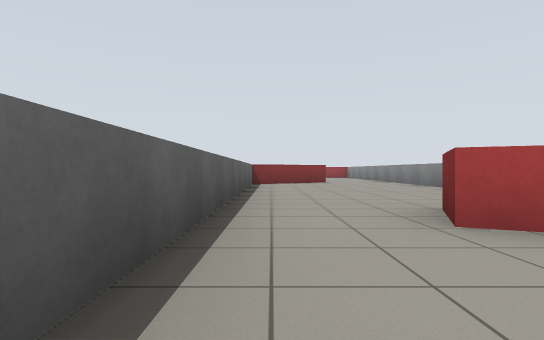
view 1 (above)

18 first-person views from a walk through a robot-simulator world made for Gazebo. The camera is 0.72 m above the floor, looks level and sees 80° across. The floor is counted in squares, 2 m on a side. Each view is taken from the middle of a square. On the plan, view 1 faces up. The plan holds only what a view shows up to about 9 squares ahead; the rest is blank. Robots are left out.

view 2
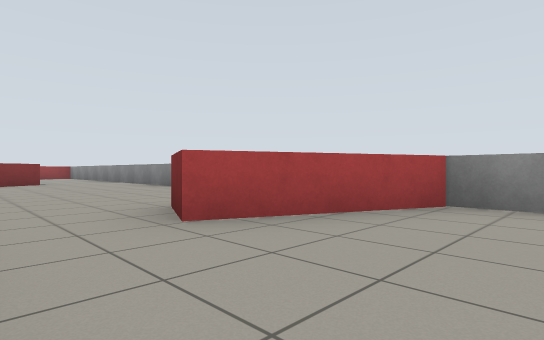

view 3
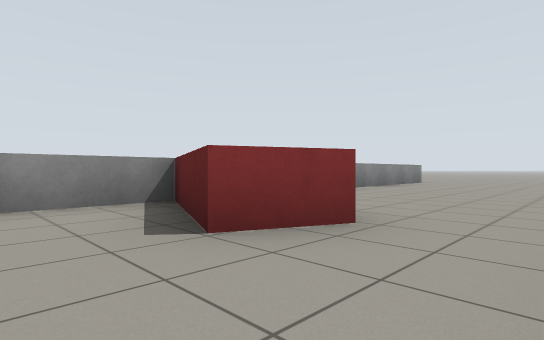

view 4
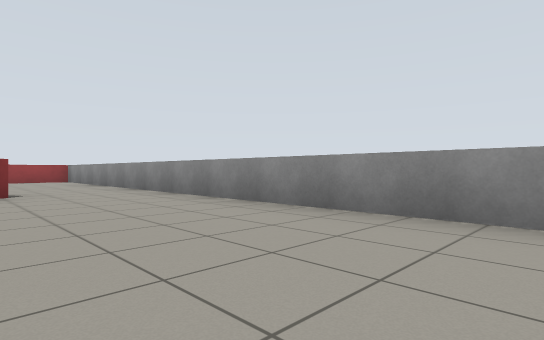

view 5
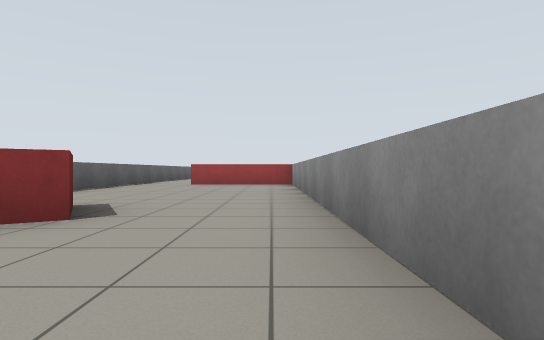

view 6
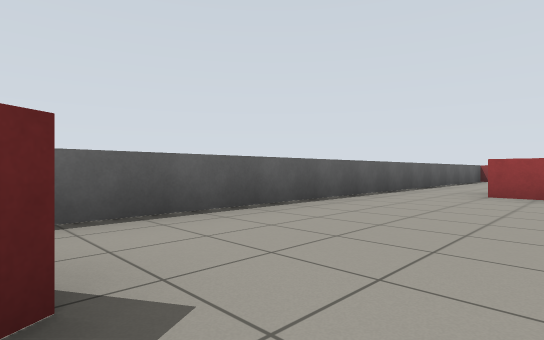

view 7
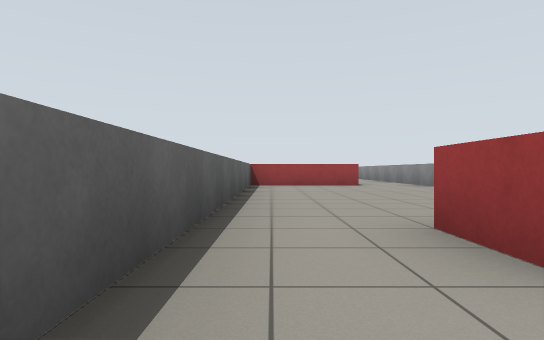

view 8
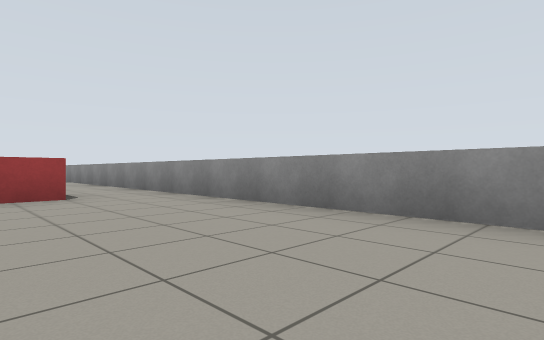

view 9
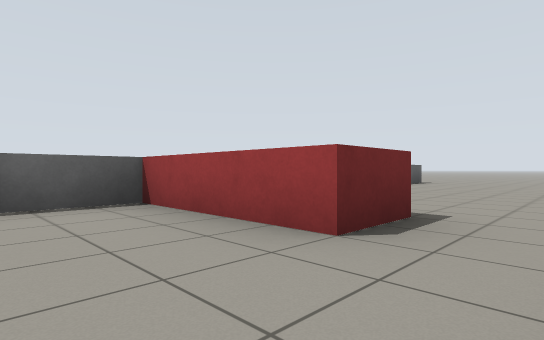

view 10
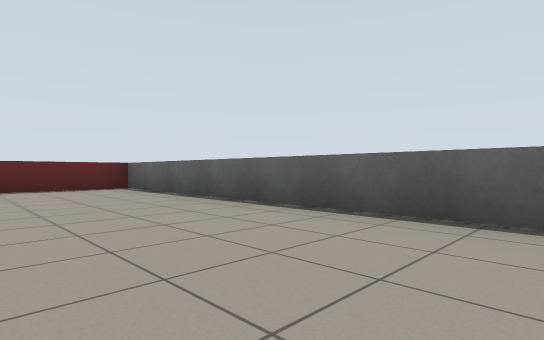

view 11
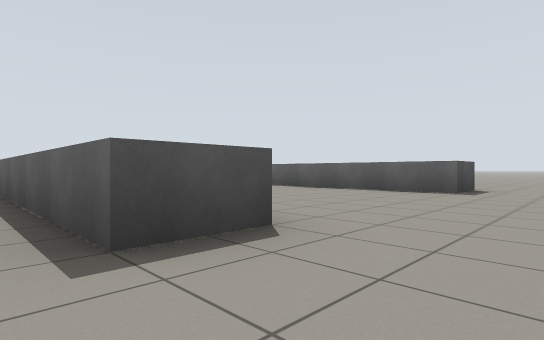

view 12
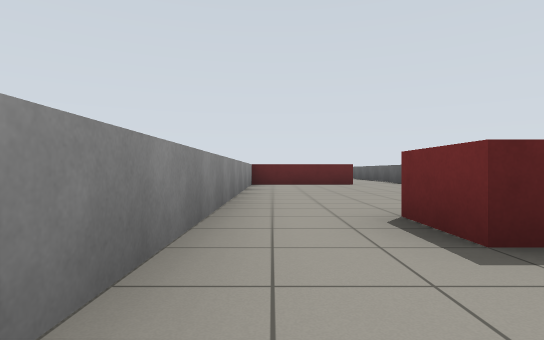

view 13
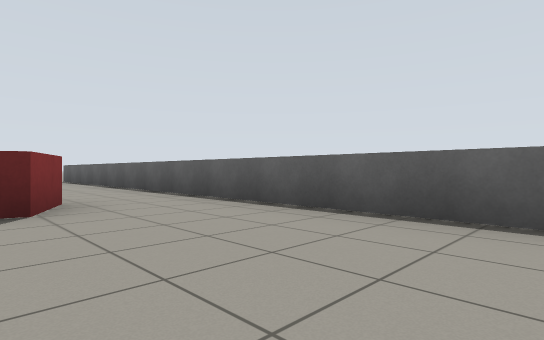

view 14
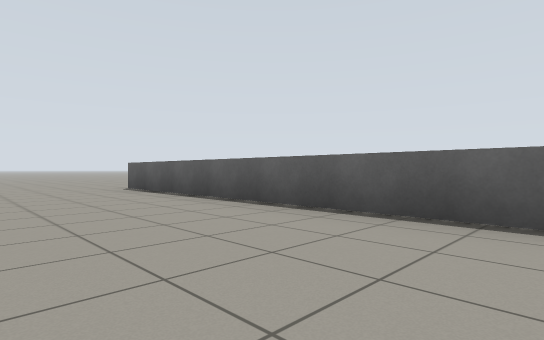

view 15
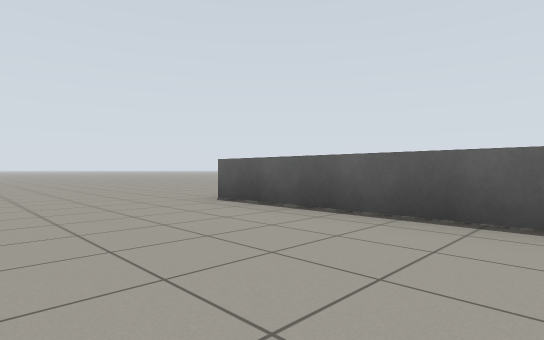

view 16
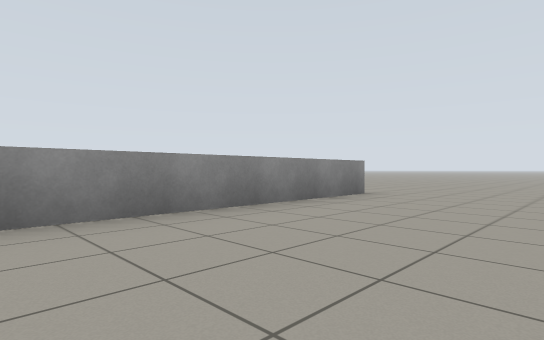

view 17
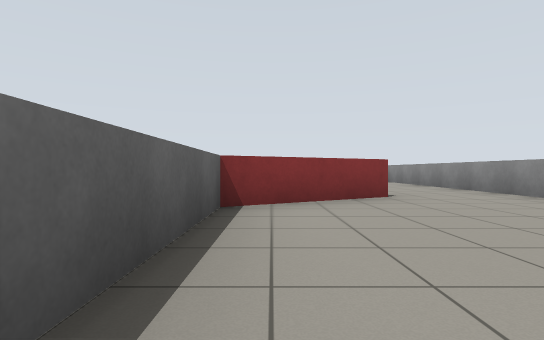

view 18
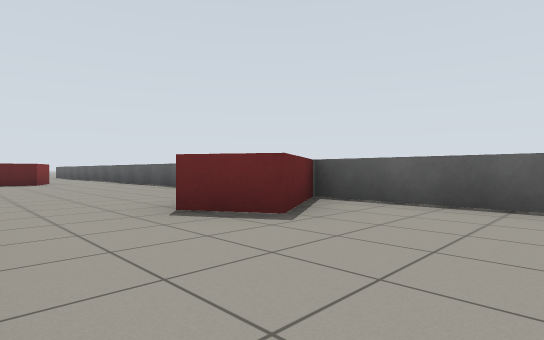

### Floor plan
Key: @ floor where view 1 was taken; # wall or solid block; . floor; B red box.
Columns run from 3 left of view 1 to 5 right of it. Each row starts with its distance up from view 1.
 31    ......
 30 .........
 29 ..#....#.
 28   #... #.
 27   #... #.
 26   #....#.
 25   #....#
 24   #....#
 23   #....#
 22   #BBB.#
 21   #....#
 20   #....#
 19   #....#
 18   #....#
 17   #....#
 16   #.BBB#
 15   #.BBB#
 14   #....#
 13   #....#
 12   #....#
 11   #....#
 10   #.B..#
  9   #BB..#
  8   #....#
  7   #....#
  6   #....#
  5   #....#
  4   #....#
  3   #..B.#
  2   #..BB#
  1   #....#
  0   #@...#
 -1   #....#
 -2   #....#
 -3   #....#
 -4   #....#
 -5   #....#
 -6   ......
 -7   ......

Where each view was taken, in squares from view 1:
view 1: 0 up, 0 right, facing up
view 2: 0 up, 0 right, facing up-right
view 3: 4 up, 0 right, facing down-right
view 4: 4 up, 1 right, facing up-right
view 5: 7 up, 3 right, facing up
view 6: 10 up, 2 right, facing up-left
view 7: 14 up, 0 right, facing up
view 8: 17 up, 1 right, facing up-right
view 9: 20 up, 3 right, facing up-left
view 10: 29 up, 2 right, facing down-left
view 11: 31 up, 5 right, facing down-left
view 12: 24 up, 3 right, facing down
view 13: 6 up, 2 right, facing down-left
view 14: 1 up, 2 right, facing down-left
view 15: 2 down, 2 right, facing down-left
view 16: 1 down, 1 right, facing down-right
view 17: 5 up, 0 right, facing up
view 18: 12 up, 3 right, facing down-left
